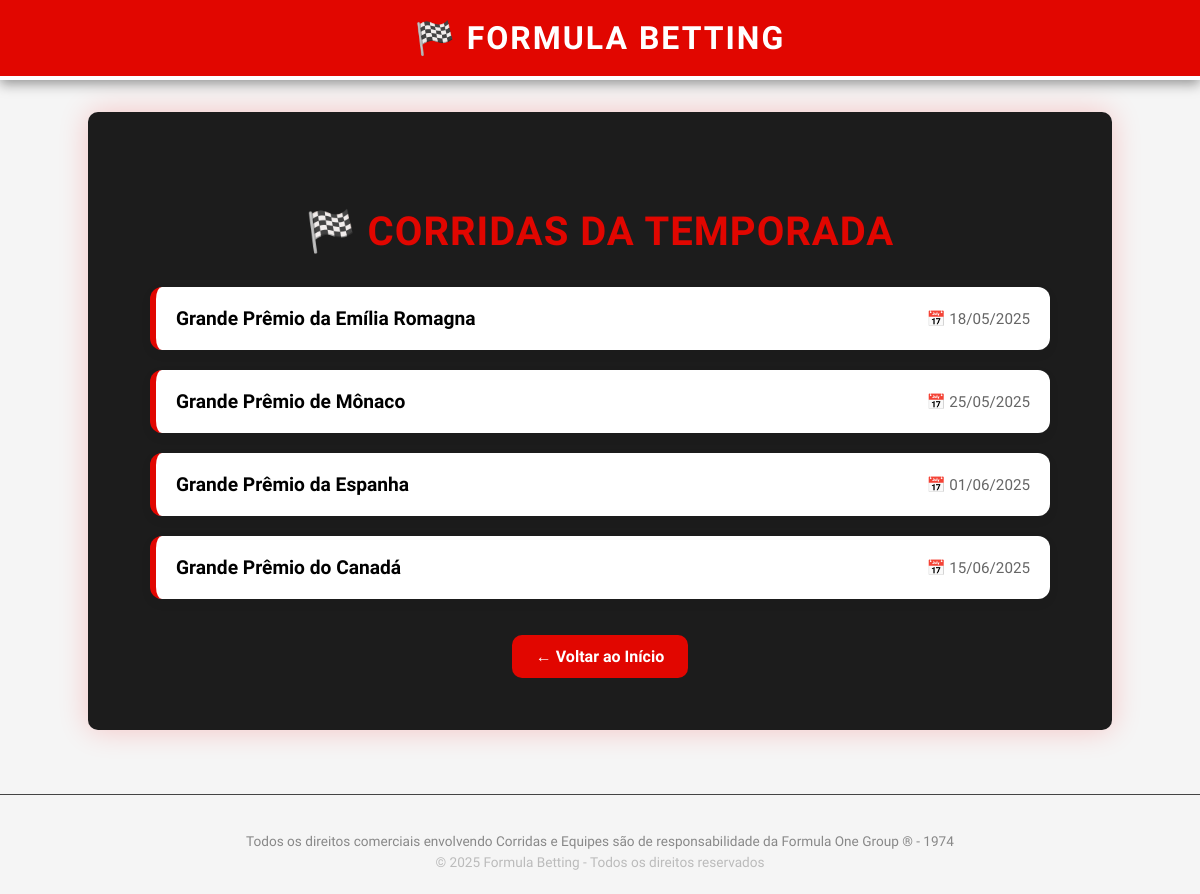
The app's page /public/corridas/ with its own data.
### core/models.py (models this page shows, shortened)
class Corrida(models.Model):
    nome = models.CharField(max_length=100)
    data = models.DateField()
    pista = models.TextField()
    caracteristicas = models.TextField(blank=True)
    bandeira = models.URLField(max_length=500, blank=True, null=True)   # URLs externas
    foto_pista = models.URLField(max_length=500, blank=True, null=True) # URLs externas

### core/views.py (the view)
# urls.py: path('corridas/', CorridaListHTMLView.as_view(), name='lista_corridas'),
class CorridaListHTMLView(ListView):
    model = Corrida
    template_name = 'corridas/lista_corridas.html'
    context_object_name = 'corridas'

### core/templates/corridas/lista_corridas.html (shortened to what this page needs)
{% extends 'base.html' %}
{% load static %}
{% block content %}
<div class="corridas-container">
  <h1>🏁 Corridas da Temporada</h1>
  {% for corrida in corridas %}
    <div class="corrida-card">
      <a href="{% url 'corrida_detail_html' corrida.id %}">
        {{ corrida.nome }}
        <span>📅 {{ corrida.data|date:"d/m/Y" }}</span>
      </a>
    </div>
  {% empty %}
    <p style="text-align: center;">Nenhuma corrida cadastrada ainda.</p>
  {% endfor %}
  <div class="back-button">
    <a href="{% url 'public_home' %}">← Voltar ao Início</a>
  </div>
</div>
{% endblock %}

### core/templates/base.html (style rules this page uses)
:root { --f1-red: #e10600; --f1-black: #0d0d0d; --f1-grey: #1c1c1c; --f1-white: #f1f1f1; }
body { font-family: 'Orbitron', sans-serif; background-color: var(--f1-black); color: var(--f1-white); margin: 0; padding: 0; }
a { color: var(--f1-red); text-decoration: none; font-weight: bold; }

### core/templates/corridas/lista_corridas.html (style rules this page uses)
body { font-family: 'Orbitron', sans-serif; background-color: #f5f5f5; color: #333; }
.corridas-container { max-width: 900px; margin: 4rem auto 2rem; padding: 0 20px; }
.corridas-container h1 { text-align: center; font-size: 2.5rem; color: #e10600; margin-bottom: 2rem; text-transform: uppercase; letter-spacing: 1px; }
.corrida-card { background: white; padding: 20px; margin-bottom: 20px; border-left: 6px solid #e10600; border-radius: 12px; box-shadow: 0 4px 12px rgba(0,0,0,0.05); transition: transform 0.2s ease; }
.corrida-card a { text-decoration: none; color: #000; font-weight: 700; font-size: 1.2rem; display: flex; justify-content: space-between; align-items: center; }
.corrida-card a span { font-size: 0.95rem; color: #666; font-weight: 500; }
.back-button { text-align: center; margin-top: 3rem; }
.back-button a { background-color: #e10600; color: white; padding: 12px 24px; border-radius: 10px; text-decoration: none; font-weight: bold; transition: background 0.3s ease; }

### records on screen
Corrida: nome "Grande Prêmio da Emília Romagna", data "18/05/2025"
Corrida: nome "Grande Prêmio de Mônaco", data "25/05/2025"
Corrida: nome "Grande Prêmio da Espanha", data "01/06/2025"
Corrida: nome "Grande Prêmio do Canadá", data "15/06/2025"
